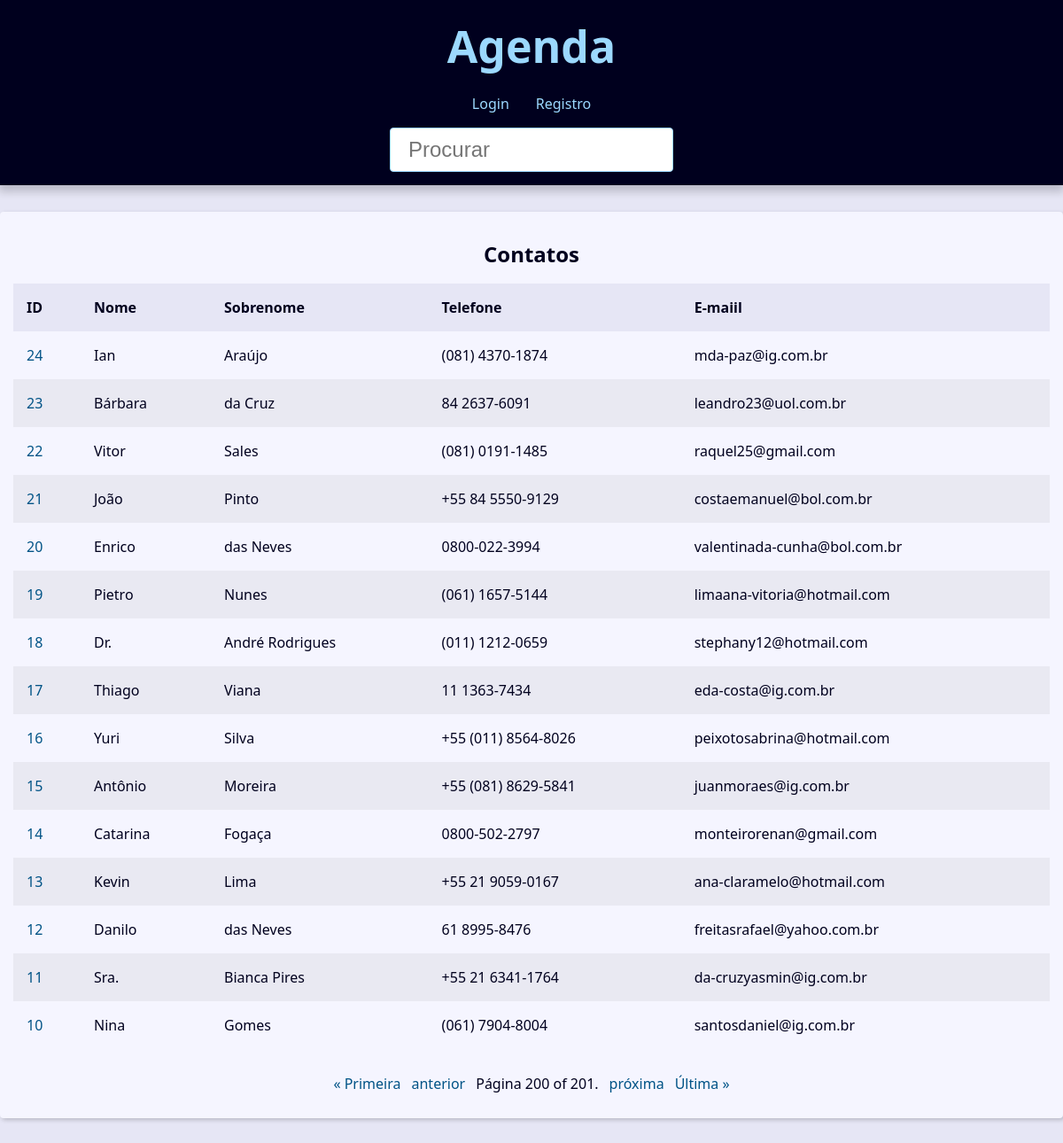
Page /?page=200&q= on the committed database.
### contato/models.py (models this page shows, shortened)
class Contato(models.Model):
    primeiro_nome = models.CharField(verbose_name='Nome', max_length=100)
    segundo_nome = models.CharField(max_length=150, verbose_name='Sobrenome')
    telefone = models.CharField(max_length=50)
    email = models.EmailField(max_length=256, blank=True)
    data_criacao = models.DateTimeField(default=timezone.now)
    descricao = models.TextField(blank=True)
    visivel = models.BooleanField(default=True)
    imagem = models.ImageField(blank=True, upload_to='imagens/%Y/%m/')
    categoria = models.ForeignKey(Categoria,
                                  on_delete=models.SET_NULL,
                                  blank=True, null=True)
    owner = models.ForeignKey(
        User,
        on_delete=models.SET_NULL,
        blank=True, null=True
    )

### contato/views/contato_view.py (the view)
# urls.py: path('', index, name="index"),
def index(request):
    contatos = Contato.objects.all().filter(visivel=True).order_by('-id')
    paginator = Paginator(contatos, 15)
    page_number = request.GET.get("page")
    page_obj = paginator.get_page(page_number)
    context = {
        'page_obj': page_obj,
        'site_titulo': 'Contatos '
    }
    return render(request, 'contato/index.html', context)

### contato/templates/contato/index.html
{% extends 'global/base.html' %}
{% block conteudo %}
    {% if page_obj %}
        <div class="responsive-table">
            <table class="contacts-table">
                <caption class="table-caption">
                    Contatos
                </caption>
                <thead>
                    <tr class="table-row table-row-header">
                        <th class="table-header">ID</th>
                        <th class="table-header">Nome</th>
                        <th class="table-header">Sobrenome</th>
                        <th class="table-header">Telefone</th>
                        <th class="table-header">E-maiil</th>
                    </tr>
                </thead>
                <tbody>
                    {% for contato in page_obj  %}
                        <tr class="table-row">
                            <td class="table-cel">
                                <a class="table-link" href="{% url 'contato:contato' contato.id %}"> {{ contato.id }} </a>
                            </td>
                            <td class="table-cel">
                                {{ contato.primeiro_nome }}
                            </td>
                            <td class="table-cel">
                                {{ contato.segundo_nome }}
                            </td>
                            <td class="table-cel">
                                {{ contato.telefone }}
                            </td>
                            <td class="table-cel">
                                {{ contato.email }}
                            </td>
                        </tr>
                    {% endfor %}
                </tbody>
            </table>
        </div>
    {% else %}
    <div class="sigle-contact">
        <h1 class="sigle-contact-name">
            Não foi possível encontar
        </h1>
    </div>
    {% endif %}
{% endblock conteudo %}

### base_static/global/css/style.css (style rules this page uses)
:root { --spacing: 1.5rem; --link-dark-color: rgb(0, 83, 134); --link-light-color: rgb(156, 217, 255); --clr-white: rgb(245, 245, 255); --clr-black: rgb(0, 0, 30); --clr-light-gray: rgb(230, 230, 245); --clr-dark-shadow-5: rgba(0, 0, 10, 5%); --clr-dark-shadow-10: rgba(0, 0, 10, 10%); --clr-dark-shadow-20: rgba(0, 0, 10, 20%); --clr-light-shadow-5: rgba(200, 200, 255, 5%); --clr-light-shadow-10: rgba(200, 200, 255, 10%); --clr-light-shadow-20: rgba(200, 200, 255, 20%); --main-page-width: 120rem; --table-min-width: 60rem; --biggest-font-size: 5rem; --bigger-font-size: 4rem; --big-font-size: 3.2rem; --medium-font-size: 2.4rem; --small-font-size: 1.6rem; --smaller-font-size: 1.4rem; --smallest-font-size: 1.2rem; --transition-fast: 300ms; --transition-medium: 600ms; --transition-slow: 1s; --default-border-radius: 4px; }
*, *::before, *::after { margin: 0; padding: 0; box-sizing: border-box; }
html { font-size: 62.5%; }
body { font-family: system-ui, -apple-system, BlinkMacSystemFont, 'Segoe UI', Roboto, Oxygen, Ubuntu, Cantarell, 'Open Sans', 'Helvetica Neue', sans-serif; line-height: 1.5; font-size: var(--small-font-size); color: var(--clr-black); -webkit-font-smoothing: antialiased; background: var(--clr-light-gray); }
.responsive-table { width: 100%; overflow-x: auto; }
.contacts-table { width: 100%; min-width: var(--table-min-width); border-collapse: collapse; }
.table-caption { font-size: var(--medium-font-size); font-weight: bold; padding: var(--spacing); }
.table-row { text-align: left; text-overflow: ellipsis; transition: background-color var(--transition-fast) ease-in-out; }
.table-row:nth-of-type(2n) { background: var(--clr-dark-shadow-5); }
.table-row-header { background: var(--clr-light-gray); color: var(--clr-black); }
.table-cel, .table-header { padding: var(--spacing); }
.table-link { color: var(--link-dark-color); transition: color var(--transition-fast) ease-in-out; text-decoration: none; }

### rows in the picture
Contato: id "24", primeiro_nome "Ian", segundo_nome "Araújo", telefone "(081) 4370-1874", email "mda-paz@ig.com.br"
Contato: id "23", primeiro_nome "Bárbara", segundo_nome "da Cruz", telefone "84 2637-6091", email "leandro23@uol.com.br"
Contato: id "22", primeiro_nome "Vitor", segundo_nome "Sales", telefone "(081) 0191-1485", email "raquel25@gmail.com"
Contato: id "21", primeiro_nome "João", segundo_nome "Pinto", telefone "+55 84 5550-9129", email "costaemanuel@bol.com.br"
Contato: id "20", primeiro_nome "Enrico", segundo_nome "das Neves", telefone "0800-022-3994", email "valentinada-cunha@bol.com.br"
Contato: id "19", primeiro_nome "Pietro", segundo_nome "Nunes", telefone "(061) 1657-5144", email "limaana-vitoria@hotmail.com"
Contato: id "18", primeiro_nome "Dr.", segundo_nome "André Rodrigues", telefone "(011) 1212-0659", email "stephany12@hotmail.com"
Contato: id "17", primeiro_nome "Thiago", segundo_nome "Viana", telefone "11 1363-7434", email "eda-costa@ig.com.br"
Contato: id "16", primeiro_nome "Yuri", segundo_nome "Silva", telefone "+55 (011) 8564-8026", email "peixotosabrina@hotmail.com"
Contato: id "15", primeiro_nome "Antônio", segundo_nome "Moreira", telefone "+55 (081) 8629-5841", email "juanmoraes@ig.com.br"
Contato: id "14", primeiro_nome "Catarina", segundo_nome "Fogaça", telefone "0800-502-2797", email "monteirorenan@gmail.com"
Contato: id "13", primeiro_nome "Kevin", segundo_nome "Lima", telefone "+55 21 9059-0167", email "ana-claramelo@hotmail.com"
Contato: id "12", primeiro_nome "Danilo", segundo_nome "das Neves", telefone "61 8995-8476", email "freitasrafael@yahoo.com.br"
Contato: id "11", primeiro_nome "Sra.", segundo_nome "Bianca Pires", telefone "+55 21 6341-1764", email "da-cruzyasmin@ig.com.br"
Contato: id "10", primeiro_nome "Nina", segundo_nome "Gomes", telefone "(061) 7904-8004", email "santosdaniel@ig.com.br"

### other values in the picture
{{ page_obj.number }} "200"
{{ page_obj.paginator.num_pages }} "201"
